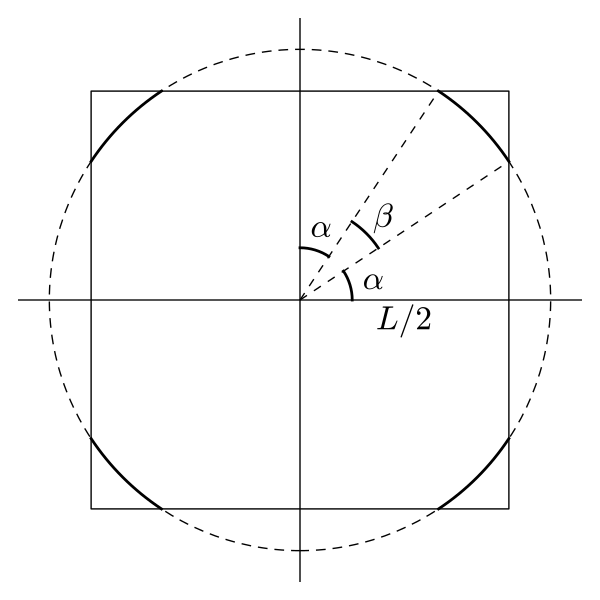

The Python source for this figure:
import numpy as np
import matplotlib.pyplot as plt
from matplotlib.patches import Circle, Rectangle, Arc
from matplotlib.lines import Line2D                        


fig = plt.figure(figsize=(6,6), frameon=False)


r = Rectangle((-1, -1), width=2, height=2, fill=False, edgecolor='black', linewidth=1, zorder=5)
c = Circle((0, 0), radius=1.2, facecolor='none', linestyle='dashed', edgecolor='black', linewidth=1, zorder=2)
lh = Line2D([-1.35, 1.35], [0, 0], color='black', linestyle='-', linewidth=1, zorder=0)
lv = Line2D([0, 0], [-1.35, 1.35], color='black', linestyle='-', linewidth=1, zorder=0)


x = 1; y = np.tan(np.arccos(1/1.2))
l4 = Line2D([0, x], [0, y], color='black', linestyle='--', linewidth=1, zorder=3)
l5 = Line2D([0, y], [0, x], color='black', linestyle='--', linewidth=1, zorder=3)

t1 = np.arccos(1/1.2)*360/(2*np.pi)
t2 = 90 - t1
a1 = Arc(xy=(0, 0), width=2.4, height=2.4, theta1=0*90+t1, theta2=0*90+t2, linewidth=2, zorder=3)
a2 = Arc(xy=(0, 0), width=2.4, height=2.4, theta1=1*90+t1, theta2=1*90+t2, linewidth=2, zorder=3)
a3 = Arc(xy=(0, 0), width=2.4, height=2.4, theta1=2*90+t1, theta2=2*90+t2, linewidth=2, zorder=3)
a4 = Arc(xy=(0, 0), width=2.4, height=2.4, theta1=3*90+t1, theta2=3*90+t2, linewidth=2, zorder=3)

a5 = Arc(xy=(0, 0), width=0.9, height=0.9, theta1=0*90+t1, theta2=0*90+t2, linewidth=2, zorder=3)
a6 = Arc(xy=(0, 0), width=0.5, height=0.5, theta1=t2, theta2=t2+t1, linewidth=2, zorder=3)
a7 = Arc(xy=(0, 0), width=0.5, height=0.5, theta1=0, theta2=t1, linewidth=2, zorder=3)


ax = plt.gca()
ax.set_axis_off()
ax.add_patch(r)
ax.add_patch(c)
ax.add_line(lh)
ax.add_line(lv)
ax.add_line(l4)
ax.add_line(l5)
ax.add_patch(a1)
ax.add_patch(a2)
ax.add_patch(a3)
ax.add_patch(a4)
ax.add_patch(a5)
ax.add_patch(a6)
ax.add_patch(a7)


ax.text(0.35, 0.35, r'$\beta$', fontsize=24)
ax.text(0.05, 0.3, r'$\alpha$', fontsize=24)
ax.text(0.3, 0.05, r'$\alpha$', fontsize=24)

ax.text(0.5, -0.14, '$L/2$', fontsize=24, horizontalalignment='center')


plt.ylim(-1.35, 1.35)
plt.xlim(-1.35, 1.35)

ax.get_xaxis().set_visible(False)
ax.get_yaxis().set_visible(False)
plt.tight_layout()


filename_base = __file__.split('.')[0]
plt.savefig(filename_base + '.pdf', bbox_inces='tight', pad_inches=0)
plt.show(block=True)
